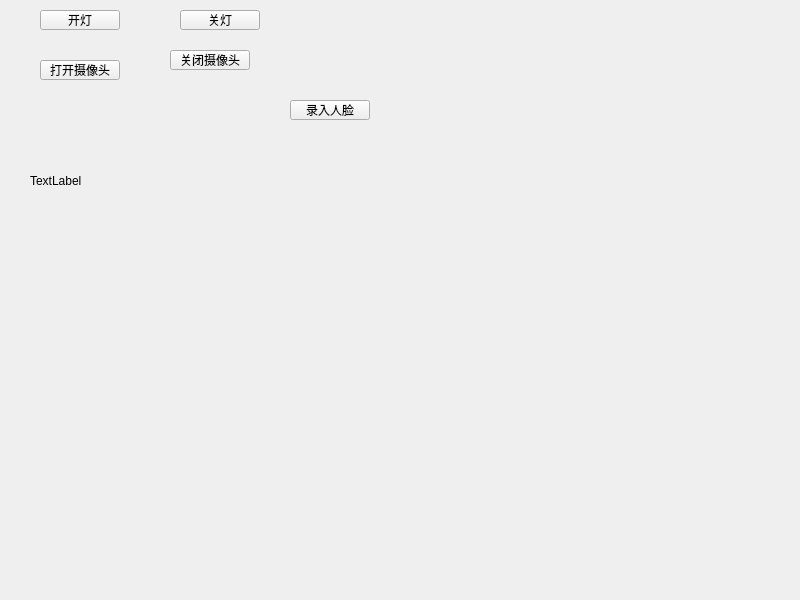
<?xml version="1.0" encoding="UTF-8"?>
<ui version="4.0">
 <class>Widget</class>
 <widget class="QWidget" name="Widget">
  <property name="geometry">
   <rect>
    <x>0</x>
    <y>0</y>
    <width>800</width>
    <height>600</height>
   </rect>
  </property>
  <property name="windowTitle">
   <string>Widget</string>
  </property>
  <widget class="QPushButton" name="open_camera">
   <property name="geometry">
    <rect>
     <x>40</x>
     <y>60</y>
     <width>80</width>
     <height>20</height>
    </rect>
   </property>
   <property name="text">
    <string>打开摄像头</string>
   </property>
  </widget>
  <widget class="QPushButton" name="close_camera">
   <property name="geometry">
    <rect>
     <x>170</x>
     <y>50</y>
     <width>80</width>
     <height>20</height>
    </rect>
   </property>
   <property name="text">
    <string>关闭摄像头</string>
   </property>
  </widget>
  <widget class="QLabel" name="label">
   <property name="geometry">
    <rect>
     <x>30</x>
     <y>130</y>
     <width>291</width>
     <height>101</height>
    </rect>
   </property>
   <property name="text">
    <string>TextLabel</string>
   </property>
  </widget>
  <widget class="QPushButton" name="pushButton">
   <property name="geometry">
    <rect>
     <x>40</x>
     <y>10</y>
     <width>80</width>
     <height>20</height>
    </rect>
   </property>
   <property name="text">
    <string>开灯</string>
   </property>
  </widget>
  <widget class="QPushButton" name="pushButton_2">
   <property name="geometry">
    <rect>
     <x>180</x>
     <y>10</y>
     <width>80</width>
     <height>20</height>
    </rect>
   </property>
   <property name="text">
    <string>关灯</string>
   </property>
  </widget>
  <widget class="QPushButton" name="pushButton_3">
   <property name="geometry">
    <rect>
     <x>290</x>
     <y>100</y>
     <width>80</width>
     <height>20</height>
    </rect>
   </property>
   <property name="text">
    <string>录入人脸</string>
   </property>
  </widget>
 </widget>
 <resources/>
 <connections/>
</ui>
